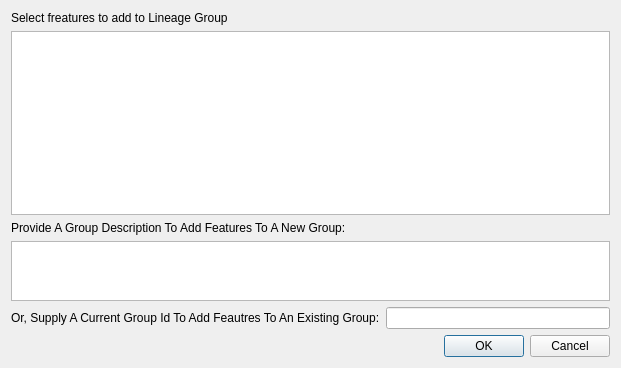
<?xml version="1.0" encoding="UTF-8"?>
<ui version="4.0">
 <class>LineageDialog</class>
 <widget class="QDialog" name="LineageDialog">
  <property name="geometry">
   <rect>
    <x>0</x>
    <y>0</y>
    <width>621</width>
    <height>368</height>
   </rect>
  </property>
  <property name="windowTitle">
   <string>Refine group selection</string>
  </property>
  <layout class="QVBoxLayout" name="verticalLayout">
   <item>
    <widget class="QLabel" name="label_2">
     <property name="text">
      <string>Select freatures to add to Lineage Group</string>
     </property>
    </widget>
   </item>
   <item>
    <widget class="DictionaryListView" name="uSadListView"/>
   </item>
   <item>
    <widget class="QLabel" name="label">
     <property name="text">
      <string>Provide A Group Description To Add Features To A New Group:</string>
     </property>
    </widget>
   </item>
   <item>
    <widget class="QTextEdit" name="uGroupDescription">
     <property name="enabled">
      <bool>true</bool>
     </property>
     <property name="sizePolicy">
      <sizepolicy hsizetype="Expanding" vsizetype="Expanding">
       <horstretch>0</horstretch>
       <verstretch>20</verstretch>
      </sizepolicy>
     </property>
     <property name="maximumSize">
      <size>
       <width>16777215</width>
       <height>60</height>
      </size>
     </property>
    </widget>
   </item>
   <item>
    <layout class="QHBoxLayout" name="horizontalLayout">
     <item>
      <widget class="QLabel" name="label_3">
       <property name="text">
        <string>Or, Supply A Current Group Id To Add Feautres To An Existing Group:</string>
       </property>
      </widget>
     </item>
     <item>
      <widget class="QLineEdit" name="uGroupId"/>
     </item>
    </layout>
   </item>
   <item>
    <widget class="QDialogButtonBox" name="buttonBox">
     <property name="orientation">
      <enum>Qt::Horizontal</enum>
     </property>
     <property name="standardButtons">
      <set>QDialogButtonBox::Cancel|QDialogButtonBox::Ok</set>
     </property>
    </widget>
   </item>
  </layout>
 </widget>
 <customwidgets>
  <customwidget>
   <class>DictionaryListView</class>
   <extends>QTableView</extends>
   <header>AimsUI.AimsClient.Gui.DictionaryList</header>
  </customwidget>
 </customwidgets>
 <resources/>
 <connections>
  <connection>
   <sender>buttonBox</sender>
   <signal>accepted()</signal>
   <receiver>LineageDialog</receiver>
   <slot>accept()</slot>
   <hints>
    <hint type="sourcelabel">
     <x>248</x>
     <y>254</y>
    </hint>
    <hint type="destinationlabel">
     <x>157</x>
     <y>274</y>
    </hint>
   </hints>
  </connection>
  <connection>
   <sender>buttonBox</sender>
   <signal>rejected()</signal>
   <receiver>LineageDialog</receiver>
   <slot>reject()</slot>
   <hints>
    <hint type="sourcelabel">
     <x>316</x>
     <y>260</y>
    </hint>
    <hint type="destinationlabel">
     <x>286</x>
     <y>274</y>
    </hint>
   </hints>
  </connection>
 </connections>
</ui>
